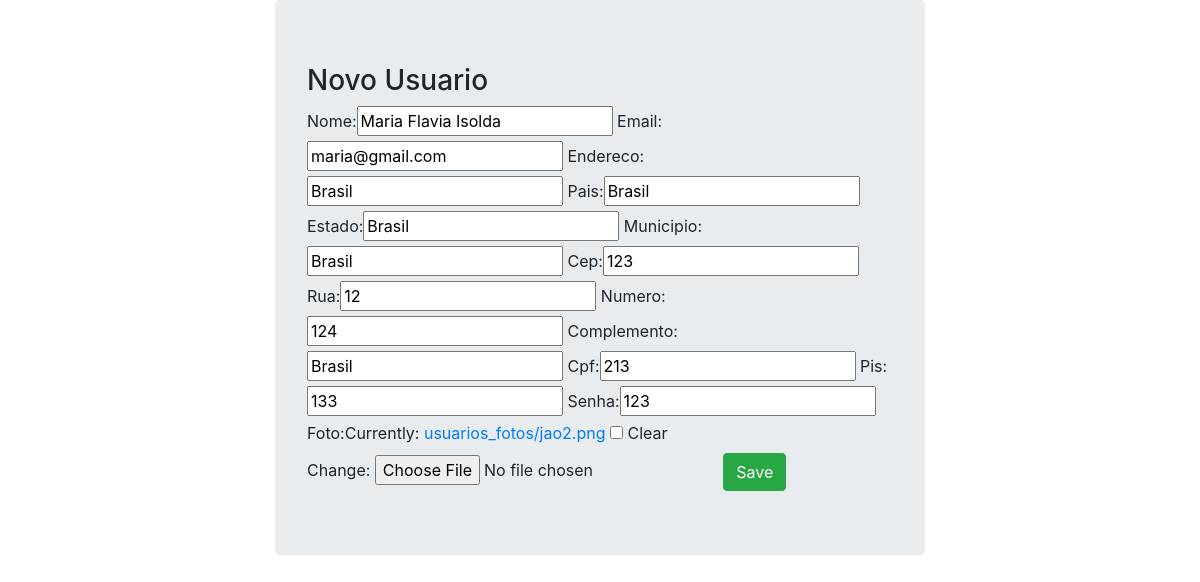
The app's page /person/update/12/ (signed in) with its own data.
### usuarios/models.py (models this page shows, shortened)
class Person(models.Model):
    nome = models.CharField(max_length=100)
    email = models.CharField(max_length=100)
    endereco = models.CharField(max_length=150)
    pais = models.CharField(max_length=20)
    estado = models.CharField(max_length=20)
    municipio = models.CharField(max_length=20)
    cep = models.IntegerField()
    rua = models.CharField(max_length=20)
    numero = models.IntegerField()
    complemento = models.CharField(max_length=50)
    cpf = models.IntegerField()
    pis = models.IntegerField()
    senha = models.IntegerField()
    foto = models.ImageField(upload_to='usuarios_fotos', null=True, blank=True) #opcional

### usuarios/views.py (the view)
# urls.py: path('update/<int:id>/', persons_update, name='persons_update'),
@login_required
def persons_update(request, id):
    person =  get_object_or_404(Person, pk=id)
    form =  PersonForm(request.POST or None, request.FILES or None, instance=person)
    if form.is_valid():
        form.save()
        return redirect('person_list')
    return render(request, 'person_forms.html', {'form': form})

### usuarios/forms.py
class PersonForm(ModelForm):
    class Meta:
        model = Person
        fields = ['nome','email','endereco','pais','estado','municipio','cep','rua',
        'numero','complemento','cpf','pis','senha','foto']

### templates/person_forms.html (shortened to what this page needs)
{% extends 'base.html' %}
{% load bootstrap %}
{% block main %}
    <h3>Novo Usuario</h3>
    <form method="POST" enctype="multipart/form-data">
        {{ form|bootstrap }}
        <button type="submit"class="btn btn-success">Save</button>
    </form>
{% endblock %}

### estaticos/stick-footer.css (style rules this page uses)
html { position: relative; min-height: 100%; }
body { margin-bottom: 60px; }

### records on screen
Person: nome "Maria Flavia Isolda", email "maria@gmail.com", endereco "Brasil", pais "Brasil", estado "Brasil", municipio "Brasil", cep "123", rua "12", numero "124", complemento "Brasil", cpf "213", pis "133", senha "123"
